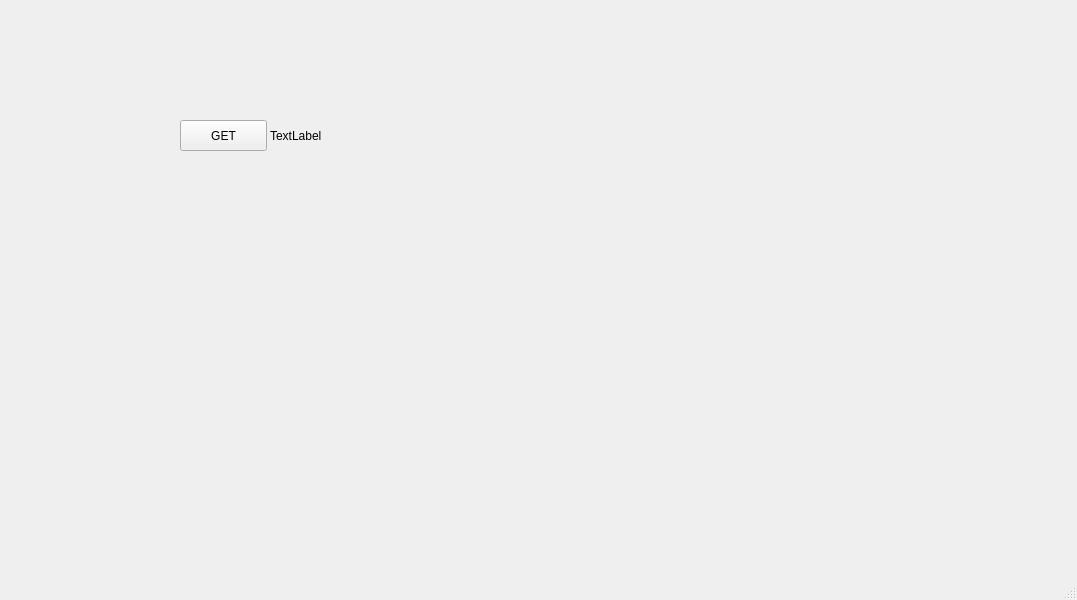
<?xml version="1.0" encoding="UTF-8"?>
<ui version="4.0">
 <class>MainWindow</class>
 <widget class="QMainWindow" name="MainWindow">
  <property name="geometry">
   <rect>
    <x>0</x>
    <y>0</y>
    <width>1077</width>
    <height>600</height>
   </rect>
  </property>
  <property name="windowTitle">
   <string>MainWindow</string>
  </property>
  <widget class="QWidget" name="centralwidget">
   <widget class="QPushButton" name="pushButton">
    <property name="geometry">
     <rect>
      <x>180</x>
      <y>120</y>
      <width>87</width>
      <height>31</height>
     </rect>
    </property>
    <property name="text">
     <string>GET</string>
    </property>
   </widget>
   <widget class="QLabel" name="label">
    <property name="geometry">
     <rect>
      <x>270</x>
      <y>120</y>
      <width>441</width>
      <height>31</height>
     </rect>
    </property>
    <property name="text">
     <string>TextLabel</string>
    </property>
   </widget>
  </widget>
  <widget class="QMenuBar" name="menubar">
   <property name="geometry">
    <rect>
     <x>0</x>
     <y>0</y>
     <width>1077</width>
     <height>24</height>
    </rect>
   </property>
  </widget>
  <widget class="QStatusBar" name="statusbar"/>
 </widget>
 <resources/>
 <connections/>
</ui>
